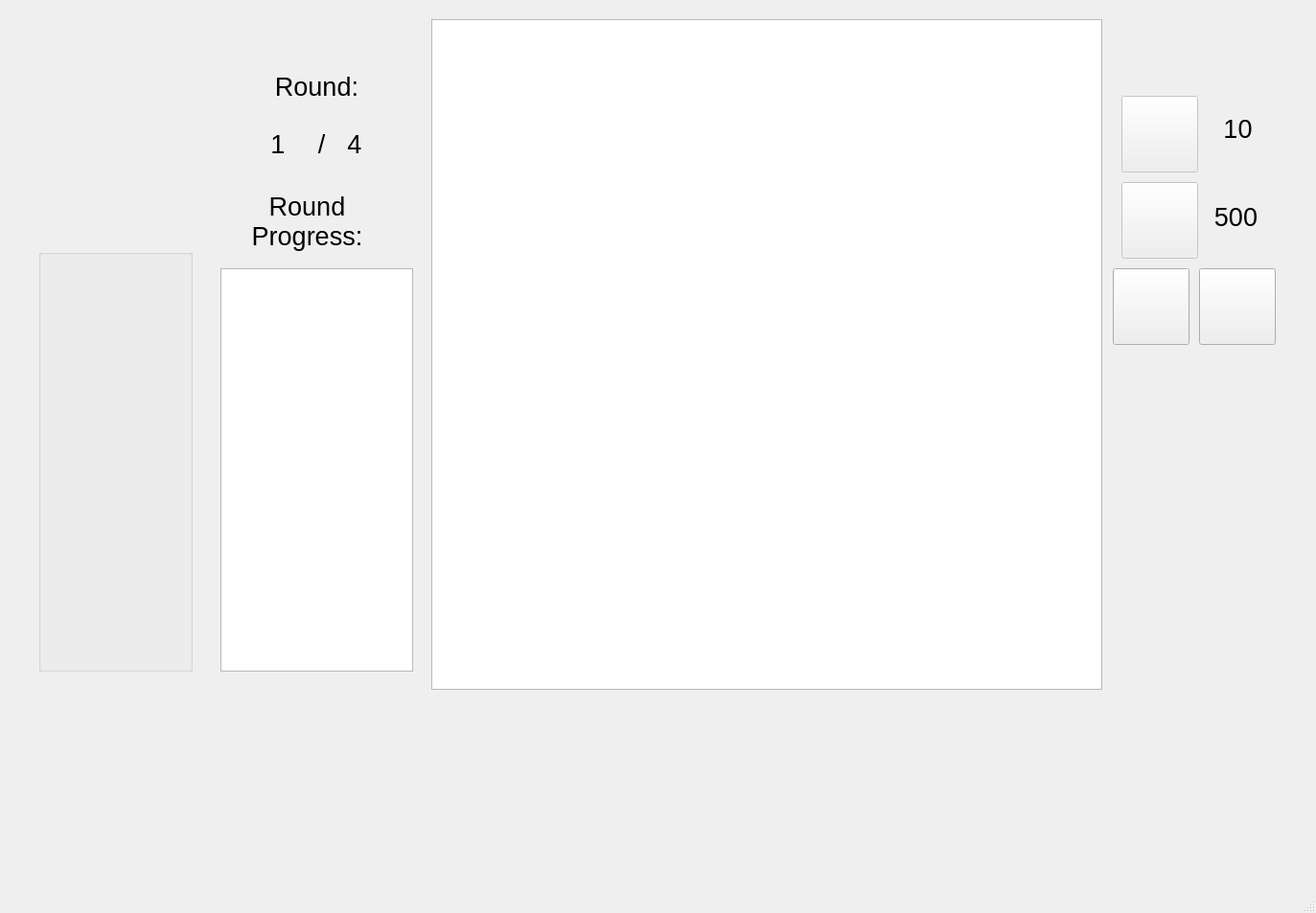
<?xml version="1.0" encoding="UTF-8"?>
<ui version="4.0">
 <class>MainWindow</class>
 <widget class="QMainWindow" name="MainWindow">
  <property name="geometry">
   <rect>
    <x>0</x>
    <y>0</y>
    <width>1373</width>
    <height>953</height>
   </rect>
  </property>
  <property name="windowTitle">
   <string>MainWindow</string>
  </property>
  <widget class="QWidget" name="centralwidget">
   <widget class="QLabel" name="enemyLayer">
    <property name="geometry">
     <rect>
      <x>-30</x>
      <y>0</y>
      <width>791</width>
      <height>571</height>
     </rect>
    </property>
    <property name="text">
     <string/>
    </property>
    <property name="scaledContents">
     <bool>false</bool>
    </property>
   </widget>
   <widget class="GameCanvas" name="gameCanvas">
    <property name="geometry">
     <rect>
      <x>450</x>
      <y>20</y>
      <width>700</width>
      <height>700</height>
     </rect>
    </property>
   </widget>
   <widget class="QGraphicsView" name="deadWorldCanvas">
    <property name="geometry">
     <rect>
      <x>230</x>
      <y>280</y>
      <width>201</width>
      <height>421</height>
     </rect>
    </property>
   </widget>
   <widget class="QPushButton" name="naturalKillerTowerButton">
    <property name="geometry">
     <rect>
      <x>1161</x>
      <y>280</y>
      <width>80</width>
      <height>80</height>
     </rect>
    </property>
    <property name="toolTip">
     <string>Natural Killer Cell</string>
    </property>
    <property name="toolTipDuration">
     <number>-1</number>
    </property>
    <property name="text">
     <string/>
    </property>
    <property name="icon">
     <iconset resource="resources.qrc">
      <normaloff>:/textures/Images/TD_NaturalKillerTower.png</normaloff>:/textures/Images/TD_NaturalKillerTower.png</iconset>
    </property>
    <property name="iconSize">
     <size>
      <width>80</width>
      <height>80</height>
     </size>
    </property>
   </widget>
   <widget class="QPushButton" name="memoryBTowerButton">
    <property name="geometry">
     <rect>
      <x>1251</x>
      <y>280</y>
      <width>80</width>
      <height>80</height>
     </rect>
    </property>
    <property name="toolTip">
     <string>Memory B Cell</string>
    </property>
    <property name="styleSheet">
     <string notr="true"/>
    </property>
    <property name="text">
     <string/>
    </property>
    <property name="icon">
     <iconset resource="resources.qrc">
      <normaloff>:/textures/Images/TD_MemoryBTower.png</normaloff>:/textures/Images/TD_MemoryBTower.png</iconset>
    </property>
    <property name="iconSize">
     <size>
      <width>80</width>
      <height>80</height>
     </size>
    </property>
   </widget>
   <widget class="QLabel" name="boneMarrowCountLabel">
    <property name="geometry">
     <rect>
      <x>1244</x>
      <y>201</y>
      <width>91</width>
      <height>51</height>
     </rect>
    </property>
    <property name="font">
     <font>
      <pointsize>20</pointsize>
     </font>
    </property>
    <property name="toolTip">
     <string>Bone Marrow</string>
    </property>
    <property name="text">
     <string>500</string>
    </property>
    <property name="alignment">
     <set>Qt::AlignCenter</set>
    </property>
   </widget>
   <widget class="QLabel" name="livesCountLabel">
    <property name="geometry">
     <rect>
      <x>1246</x>
      <y>109</y>
      <width>91</width>
      <height>51</height>
     </rect>
    </property>
    <property name="font">
     <font>
      <pointsize>20</pointsize>
     </font>
    </property>
    <property name="toolTip">
     <string>Lives</string>
    </property>
    <property name="text">
     <string>10</string>
    </property>
    <property name="alignment">
     <set>Qt::AlignCenter</set>
    </property>
   </widget>
   <widget class="QLabel" name="roundProgressLabel">
    <property name="geometry">
     <rect>
      <x>240</x>
      <y>170</y>
      <width>161</width>
      <height>121</height>
     </rect>
    </property>
    <property name="font">
     <font>
      <pointsize>20</pointsize>
     </font>
    </property>
    <property name="text">
     <string>Round
Progress:</string>
    </property>
    <property name="alignment">
     <set>Qt::AlignCenter</set>
    </property>
   </widget>
   <widget class="QLabel" name="levelProgressHeaderLabel">
    <property name="geometry">
     <rect>
      <x>280</x>
      <y>60</y>
      <width>101</width>
      <height>61</height>
     </rect>
    </property>
    <property name="font">
     <font>
      <pointsize>20</pointsize>
     </font>
    </property>
    <property name="text">
     <string>Round:</string>
    </property>
    <property name="alignment">
     <set>Qt::AlignCenter</set>
    </property>
   </widget>
   <widget class="QLabel" name="levelProgressLabel">
    <property name="geometry">
     <rect>
      <x>240</x>
      <y>120</y>
      <width>100</width>
      <height>60</height>
     </rect>
    </property>
    <property name="font">
     <font>
      <pointsize>20</pointsize>
     </font>
    </property>
    <property name="text">
     <string>1</string>
    </property>
    <property name="alignment">
     <set>Qt::AlignCenter</set>
    </property>
   </widget>
   <widget class="QLabel" name="totalLevelsLabel">
    <property name="geometry">
     <rect>
      <x>320</x>
      <y>120</y>
      <width>100</width>
      <height>60</height>
     </rect>
    </property>
    <property name="font">
     <font>
      <pointsize>20</pointsize>
     </font>
    </property>
    <property name="text">
     <string>4</string>
    </property>
    <property name="alignment">
     <set>Qt::AlignCenter</set>
    </property>
   </widget>
   <widget class="QLabel" name="slashLabel">
    <property name="geometry">
     <rect>
      <x>320</x>
      <y>120</y>
      <width>31</width>
      <height>60</height>
     </rect>
    </property>
    <property name="font">
     <font>
      <pointsize>20</pointsize>
     </font>
    </property>
    <property name="text">
     <string>/</string>
    </property>
    <property name="alignment">
     <set>Qt::AlignCenter</set>
    </property>
   </widget>
   <widget class="QPushButton" name="heartImageButton">
    <property name="enabled">
     <bool>false</bool>
    </property>
    <property name="geometry">
     <rect>
      <x>1170</x>
      <y>100</y>
      <width>80</width>
      <height>80</height>
     </rect>
    </property>
    <property name="toolTip">
     <string>Lives</string>
    </property>
    <property name="toolTipDuration">
     <number>-1</number>
    </property>
    <property name="text">
     <string/>
    </property>
    <property name="icon">
     <iconset resource="resources.qrc">
      <normaloff>:/textures/Images/heart.png</normaloff>
      <disabledoff>:/textures/Images/heart.png</disabledoff>:/textures/Images/heart.png</iconset>
    </property>
    <property name="iconSize">
     <size>
      <width>80</width>
      <height>80</height>
     </size>
    </property>
   </widget>
   <widget class="QPushButton" name="boneImageButton">
    <property name="enabled">
     <bool>false</bool>
    </property>
    <property name="geometry">
     <rect>
      <x>1170</x>
      <y>190</y>
      <width>80</width>
      <height>80</height>
     </rect>
    </property>
    <property name="toolTip">
     <string>Bone Marrow</string>
    </property>
    <property name="toolTipDuration">
     <number>-1</number>
    </property>
    <property name="text">
     <string/>
    </property>
    <property name="icon">
     <iconset resource="resources.qrc">
      <normaloff>:/textures/Images/boneMarrow.png</normaloff>
      <disabledoff>:/textures/Images/boneMarrow.png</disabledoff>:/textures/Images/boneMarrow.png</iconset>
    </property>
    <property name="iconSize">
     <size>
      <width>80</width>
      <height>80</height>
     </size>
    </property>
   </widget>
   <widget class="QGroupBox" name="VirusProgress">
    <property name="geometry">
     <rect>
      <x>40</x>
      <y>260</y>
      <width>161</width>
      <height>441</height>
     </rect>
    </property>
    <property name="title">
     <string/>
    </property>
   </widget>
   <widget class="QLabel" name="label">
    <property name="geometry">
     <rect>
      <x>1160</x>
      <y>380</y>
      <width>201</width>
      <height>331</height>
     </rect>
    </property>
    <property name="text">
     <string/>
    </property>
   </widget>
   <zorder>enemyLayer</zorder>
   <zorder>gameCanvas</zorder>
   <zorder>deadWorldCanvas</zorder>
   <zorder>naturalKillerTowerButton</zorder>
   <zorder>memoryBTowerButton</zorder>
   <zorder>boneMarrowCountLabel</zorder>
   <zorder>livesCountLabel</zorder>
   <zorder>roundProgressLabel</zorder>
   <zorder>levelProgressHeaderLabel</zorder>
   <zorder>totalLevelsLabel</zorder>
   <zorder>levelProgressLabel</zorder>
   <zorder>slashLabel</zorder>
   <zorder>heartImageButton</zorder>
   <zorder>boneImageButton</zorder>
   <zorder>VirusProgress</zorder>
   <zorder>label</zorder>
  </widget>
  <widget class="QMenuBar" name="menubar">
   <property name="geometry">
    <rect>
     <x>0</x>
     <y>0</y>
     <width>1373</width>
     <height>25</height>
    </rect>
   </property>
  </widget>
  <widget class="QStatusBar" name="statusbar"/>
 </widget>
 <customwidgets>
  <customwidget>
   <class>GameCanvas</class>
   <extends>QGraphicsView</extends>
   <header>gamecanvas.h</header>
  </customwidget>
 </customwidgets>
 <resources>
  <include location="resources.qrc"/>
 </resources>
 <connections/>
</ui>
